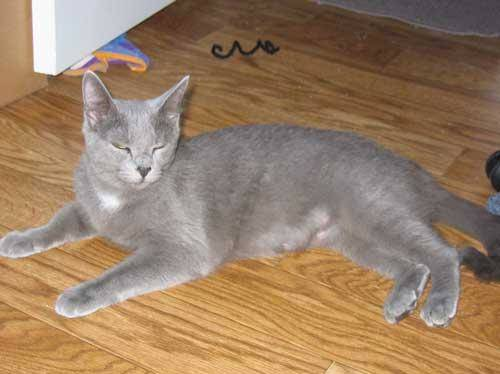
#> input picture images/train/cat.10008.jpg, 500 x 374 px; its folder holds only this picture in this run
$ python loader.py   (Python 2 division)   (older library calls are emulated)
#> lines starting #> are read from the running program, lines starting #| are printed output that depends on the picture
import os
from scipy import ndimage, misc
import re
import numpy as np

def reader():
    d_images = []
    c_images = []
    for root, dirnames, filenames in os.walk("train/"):
        for filename in filenames:
            if re.search("\.(jpg|jpeg|png|bmp|tiff)$", filename):
                filepath = os.path.join(root, filename)
                image = ndimage.imread(filepath, mode="RGB")
#> image is the input picture: shape (374, 500, 3); mean R, G, B 153.5, 126.9, 101.7
                image_resized = misc.imresize(image, (28, 28))
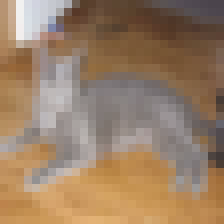
#> image_resized: shape (28, 28, 3) (shown 8 times larger); mean R, G, B 153.6, 126.9, 101.7
                if re.search("dog", filename):
                    d_images.append(image_resized)
                else:
                    c_images.append(image_resized)
                if (len(d_images) + len(c_images))% 1000 == 0:
                    print 'read %s dog and %s cat images'%(len(d_images), len(c_images))

    print 'read %s dog and %s cat images'%(len(d_images), len(c_images))
#| read 0 dog and 1 cat images
    return np.array(d_images), np.array(c_images)

if __name__ == '__main__':
    reader()

$ run again, on images/train/cat.1124.jpg
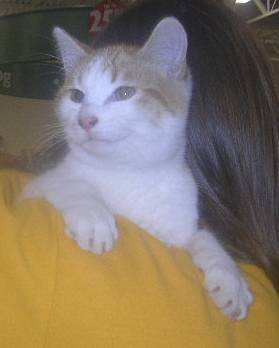
#> input picture images/train/cat.1124.jpg, 279 x 348 px
#> in reader, image is the input picture: shape (348, 279, 3); mean R, G, B 130.5, 117.8, 103.1
#> in reader, `image_resized = misc.imresize(image, (28, 28))`:
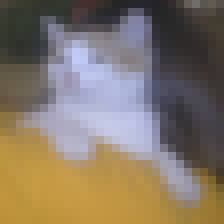
#> image_resized: shape (28, 28, 3) (shown 8 times larger); mean R, G, B 130.5, 117.8, 103.2
#| read 0 dog and 1 cat images

$ run again, on images/train/cat.11990.jpg
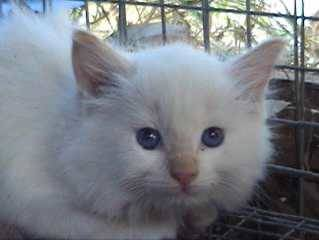
#> input picture images/train/cat.11990.jpg, 319 x 240 px
#> in reader, image is the input picture: shape (240, 319, 3); mean R, G, B 120.5, 124.7, 131.4
#> in reader, `image_resized = misc.imresize(image, (28, 28))`:
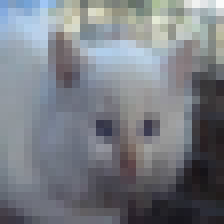
#> image_resized: shape (28, 28, 3) (shown 8 times larger); mean R, G, B 120.7, 124.9, 131.5
#| read 0 dog and 1 cat images

$ run again, on images/train/cat.12198.jpg
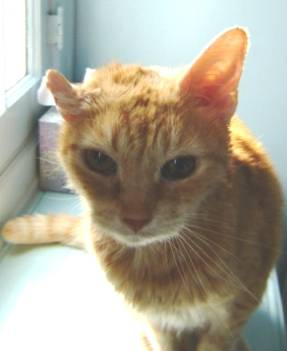
#> input picture images/train/cat.12198.jpg, 287 x 351 px
#> in reader, image is the input picture: shape (351, 287, 3); mean R, G, B 171.9, 165.6, 149.3
#> in reader, `image_resized = misc.imresize(image, (28, 28))`:
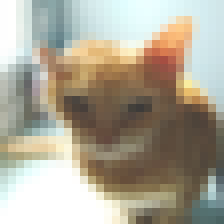
#> image_resized: shape (28, 28, 3) (shown 8 times larger); mean R, G, B 172, 165.6, 149.3
#| read 0 dog and 1 cat images

$ run again, on images/train/cat.10215.jpg
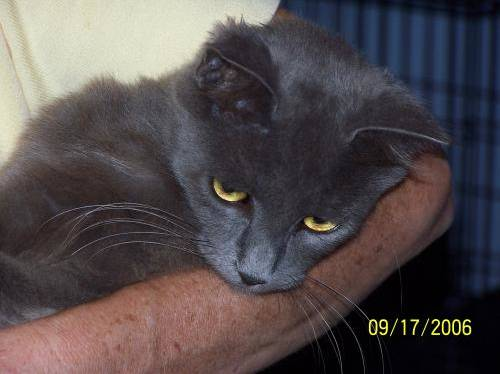
#> input picture images/train/cat.10215.jpg, 500 x 374 px
#> in reader, image is the input picture: shape (374, 500, 3); mean R, G, B 82.8, 75.4, 77.3
#> in reader, `image_resized = misc.imresize(image, (28, 28))`:
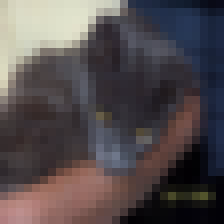
#> image_resized: shape (28, 28, 3) (shown 8 times larger); mean R, G, B 82.7, 75.4, 77.3
#| read 0 dog and 1 cat images
